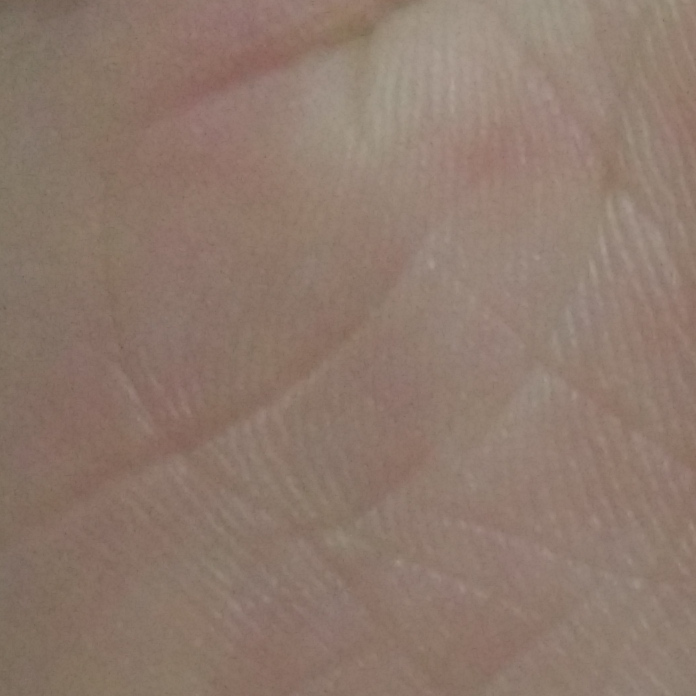
//> input picture recognize/sandbox/edgeDetect/soble/input.jpg, 696 x 696 px
$ ./soble   (built with g++ and OpenCV 4)
//> lines starting //> are read from the running program, lines starting //| are printed output that depends on the picture
#include<opencv2/opencv.hpp>
#include<opencv2/highgui/highgui.hpp>

using namespace std;
using namespace cv;

//边缘检测
int main()
{
    Mat img = imread("input.jpg");
//> img is the input picture: 696 rows x 696 cols, CV_8UC3; mean B, G, R 108.6, 121.1, 142.3

    imshow("原始图", img);

    Mat grad_x, grad_y;
    Mat abs_grad_x, abs_grad_y, dst;

    //求x方向梯度
    Sobel(img, grad_x, CV_16S, 1, 0, 3, 1, 1,BORDER_DEFAULT);
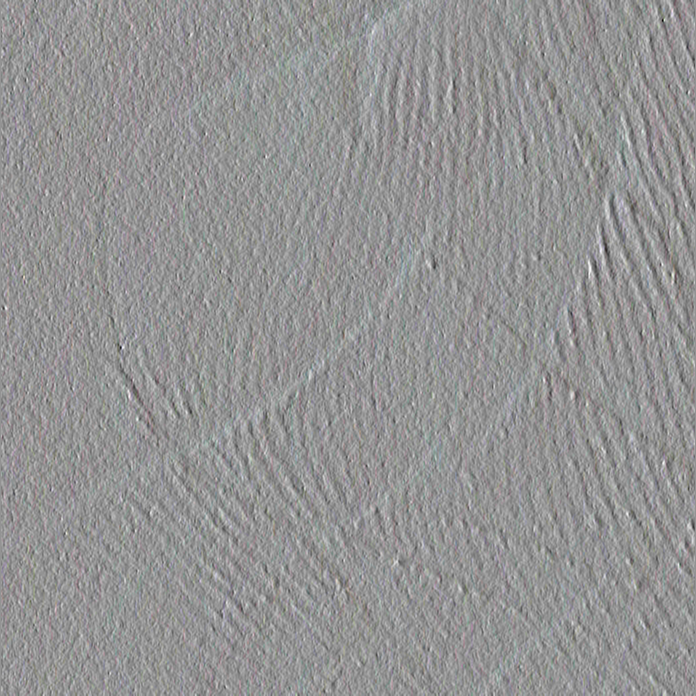
//> grad_x: 696 rows x 696 cols, CV_16SC3; mean B, G, R 1.1, 1.1, 1.2; drawn with min black and max white
    convertScaleAbs(grad_x, abs_grad_x);
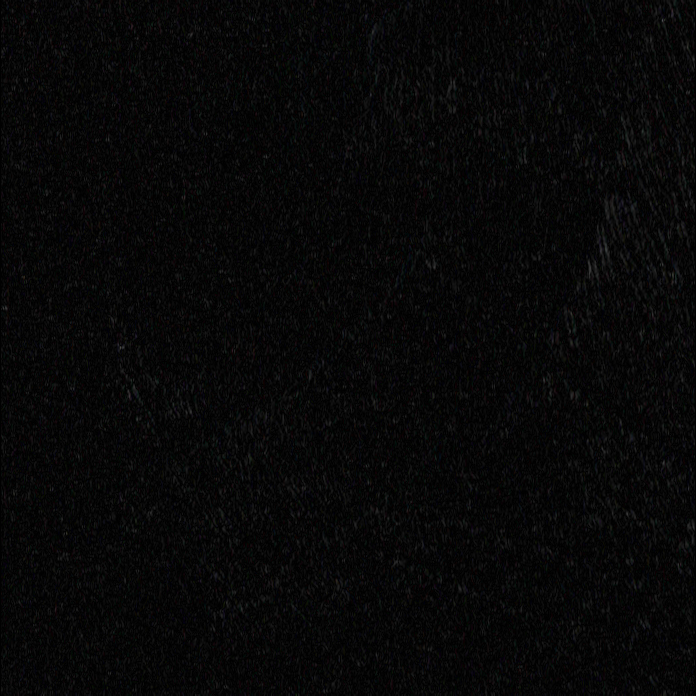
//> abs_grad_x: 696 rows x 696 cols, CV_8UC3; mean B, G, R 7.3, 7.2, 7.2
    imshow("x方向soble", abs_grad_x);

    //求y方向梯度
    Sobel(img, grad_y,CV_16S,0, 1,3, 1, 1, BORDER_DEFAULT);
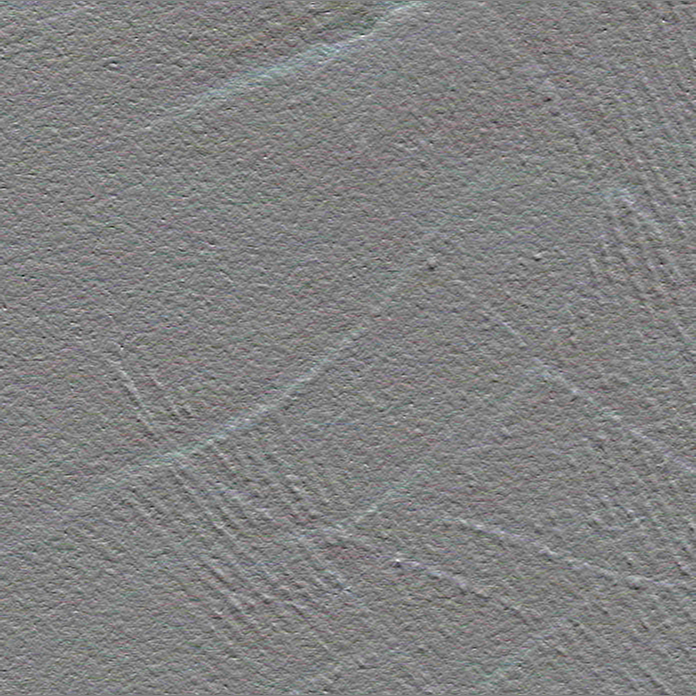
//> grad_y: 696 rows x 696 cols, CV_16SC3; mean B, G, R 0.9, 0.9, 0.9; drawn with min black and max white
    convertScaleAbs(grad_y,abs_grad_y);
    imshow("y向soble", abs_grad_y);

    //合并梯度
    addWeighted(abs_grad_x, 0.5, abs_grad_y, 0.5, 0, dst);
    imshow("整体方向soble", dst);


    waitKey(0);

}
